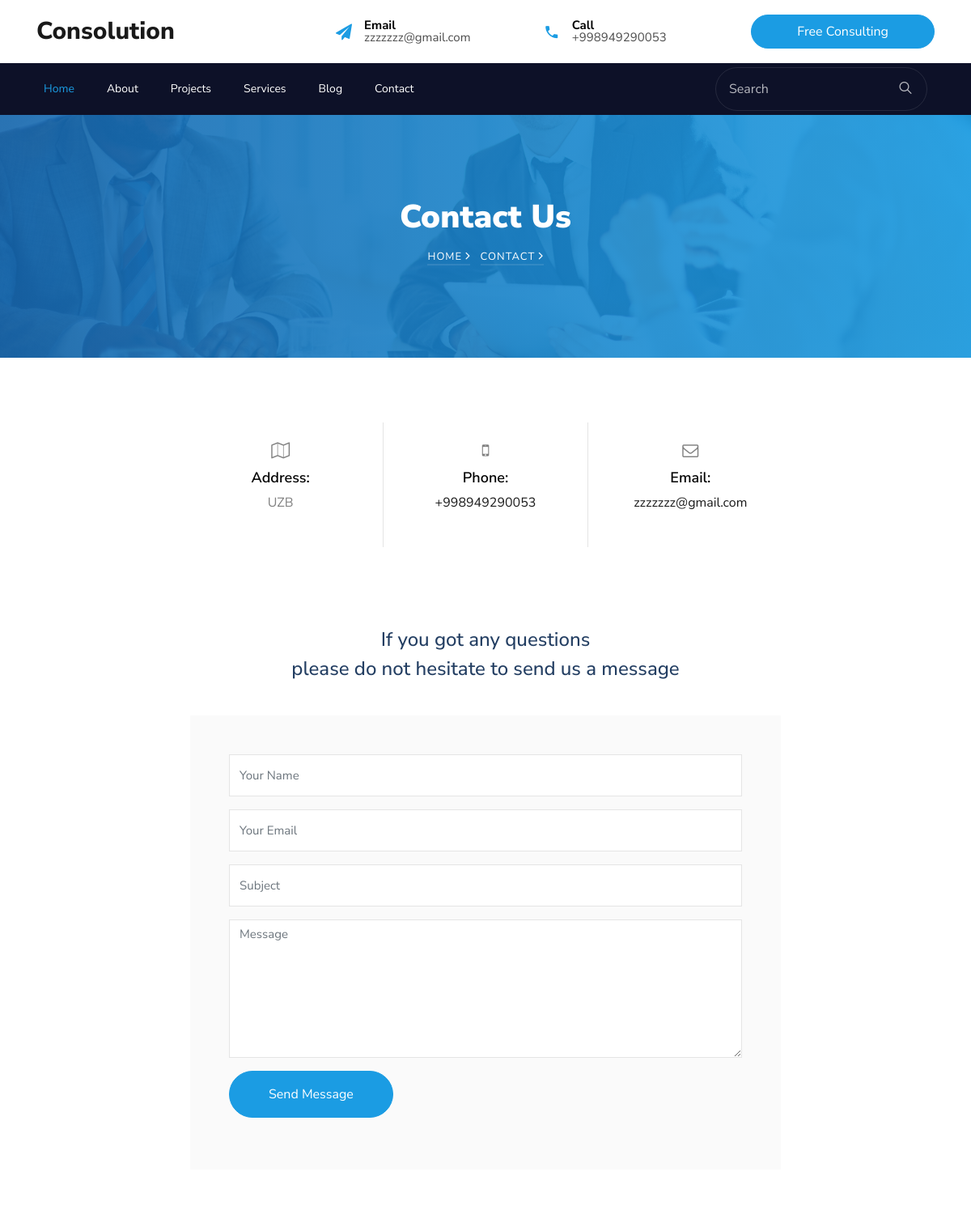
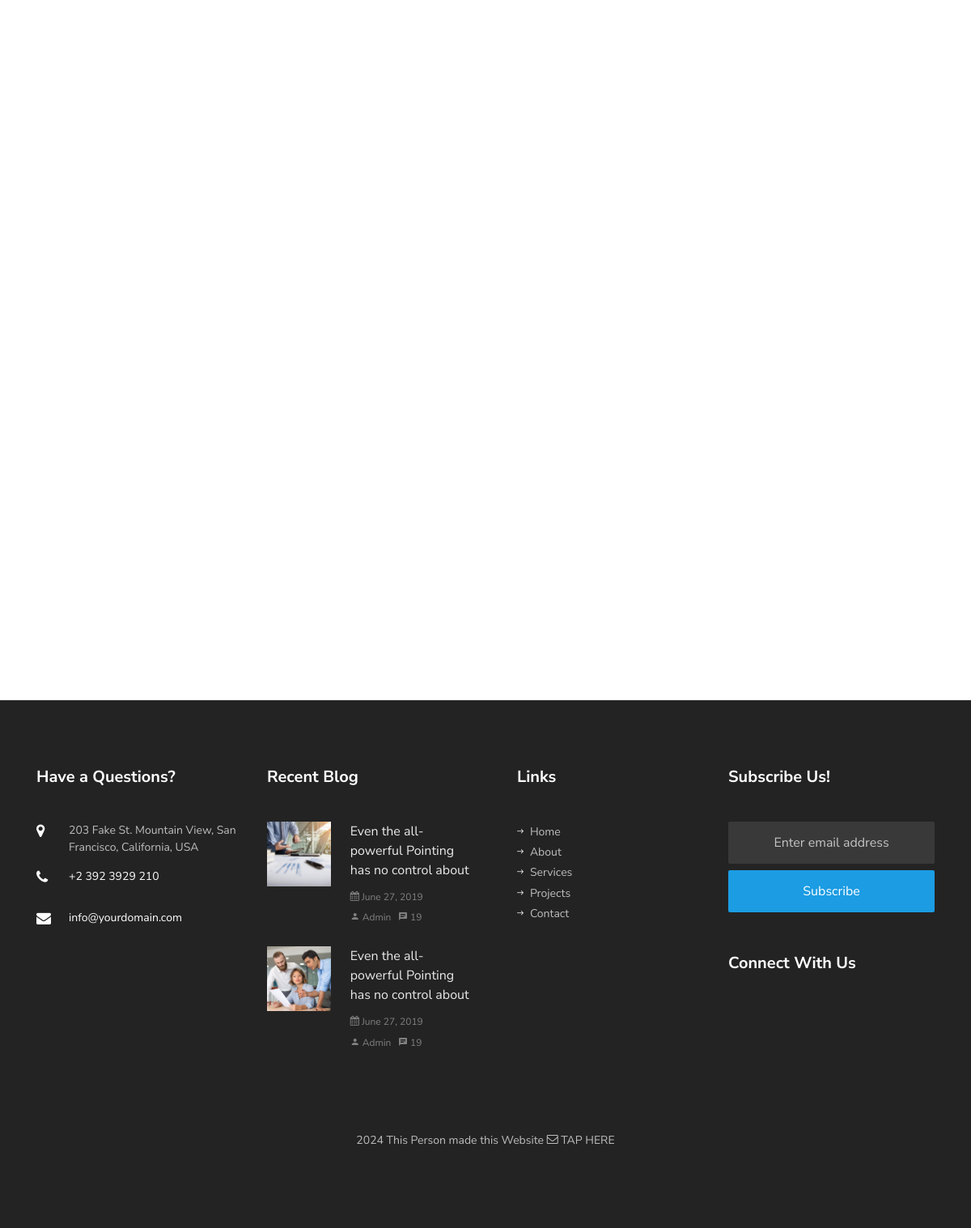
The page /contact.html on the database its author committed (2 pictures, top to bottom).
### app/models.py (models this page shows)
class Contact_info(models.Model):
    location = models.CharField(max_length=500, default='UZB')
    name = models.CharField(max_length=100)
    email = models.EmailField()
    number = models.CharField(max_length=100)

### app/views.py (the view)
# urls.py: path('contact.html', contact, name='contact')
def contact(request):
    contact_info = Contact_info.objects.last()
    return render(request, 'contact.html', {'contact_info':contact_info})

### template/contact.html (shortened to what this page needs)
{% load bootstrap5 %}
{% load static %}
{% block content %}
<!DOCTYPE html>
<html lang="en">
  <head>
    <link rel="stylesheet" href="{% static 'css/open-iconic-bootstrap.min.css' %}">
    <link rel="stylesheet" href="{% static 'css/animate.css' %}">
    <link rel="stylesheet" href="{% static 'css/owl.carousel.min.css' %}">
    <link rel="stylesheet" href="{% static 'css/owl.theme.default.min.css' %}">
    <link rel="stylesheet" href="{% static 'css/magnific-popup.css' %}">
    <link rel="stylesheet" href="{% static 'css/aos.css' %}">
    <link rel="stylesheet" href="{% static 'css/ionicons.min.css' %}">
    <link rel="stylesheet" href="{% static 'css/flaticon.css' %}">
    <link rel="stylesheet" href="{% static 'css/icomoon.css' %}">
    <link rel="stylesheet" href="{% static 'css/style.css' %}">
  </head>
  <body>
	  <div class="bg-top navbar-light">
    	<div class="container">
    		<div class="row no-gutters d-flex align-items-center align-items-stretch">
    			<div class="col-md-4 d-flex align-items-center py-4">
    				<a class="navbar-brand" href="index.html">{{contact_info.name}}</a>
    			</div>
	    		<div class="col-lg-8 d-block">
		    		<div class="row d-flex">
					    <div class="col-md d-flex topper align-items-center align-items-stretch py-md-4">
					    	<div class="icon d-flex justify-content-center align-items-center"><span class="icon-paper-plane"></span></div>
					    	<div class="text">
					    		<span>Email</span>
						    	<span>{{ contact_info.email }}</span>
						    </div>
					    </div>
					    <div class="col-md d-flex topper align-items-center align-items-stretch py-md-4">
					    	<div class="icon d-flex justify-content-center align-items-center"><span class="icon-phone2"></span></div>
						    <div class="text">
						    	<span>Call</span>
						    	<span>{{ contact_info.number }}</span>
						    </div>
					    </div>
					    <div class="col-md topper d-flex align-items-center justify-content-end">
					    	<p class="mb-0 d-block">
					    		<a href="{{ about.link }}" class="btn py-2 px-3 btn-primary">
					    			<span>Free Consulting</span>
					    		</a>
					    	</p>
					    </div>
				    </div>
			    </div>
		    </div>
		  </div>
    </div>
	  <nav class="navbar navbar-expand-lg navbar-dark bg-dark ftco-navbar-light" id="ftco-navbar">
	    <div class="container d-flex align-items-center px-4">
	      <form action="#" class="searchform order-lg-last">
          <div class="form-group d-flex">
            <input type="text" class="form-control pl-3" placeholder="Search">
            <button type="submit" placeholder="" class="form-control search"><span class="ion-ios-search"></span></button>
          </div>
        </form>
	      <div class="collapse navbar-collapse" id="ftco-nav">
	        <ul class="navbar-nav mr-auto">
	        	<li class="nav-item active"><a href="{% url 'home' %}" class="nav-link pl-0">Home</a></li>
	        	<li class="nav-item"><a href="{% url 'about' %}" class="nav-link">About</a></li>
	        	<li class="nav-item"><a href="{% url 'project' %}" class="nav-link">Projects</a></li>
	        	<li class="nav-item"><a href="{% url 'servis' %}" class="nav-link">Services</a></li>
	        	<li class="nav-item"><a href="{% url 'blog' %}" class="nav-link">Blog</a></li>
	          <li class="nav-item"><a href="{% url 'contact' %}" class="nav-link">Contact</a></li>
	        </ul>
	      </div>
	    </div>
	  </nav>
    <section class="hero-wrap hero-wrap-2" style="background-image: url('static/images/bg_1.jpg');">
      <div class="overlay"></div>
      <div class="container">
        <div class="row no-gutters slider-text align-items-center justify-content-center">
          <div class="col-md-9 ftco-animate text-center">
            <h1 class="mb-2 bread">Contact Us</h1>
            <p class="breadcrumbs"><span class="mr-2"><a href="index.html">Home <i class="ion-ios-arrow-forward"></i></a></span> <span>Contact <i class="ion-ios-arrow-forward"></i></span></p>
          </div>
        </div>
      </div>
    </section>
    <section class="ftco-section contact-section">
      <div class="container">
        <div class="row d-flex mb-5 contact-info justify-content-center">
        	<div class="col-md-8">
        		<div class="row mb-5">
		          <div class="col-md-4 text-center py-4">
		          	<div class="icon">
		          		<span class="icon-map-o"></span>
		          	</div>
		            <p><span>Address:</span> {{ contact_info.location }}</p>
		          </div>
		          <div class="col-md-4 text-center border-height py-4">
		          	<div class="icon">
		          		<span class="icon-mobile-phone"></span>
		          	</div>
		            <p><span>Phone:</span> <a href="tel://1234567920">{{ contact_info.number }}</a></p>
		          </div>
		          <div class="col-md-4 text-center py-4">
		          	<div class="icon">
		          		<span class="icon-envelope-o"></span>
		          	</div>
		            <p><span>Email:</span> <a href="mailto:info@yoursite.com">{{ contact_info.email }}</a></p>
		          </div>
		        </div>
          </div>
        </div>
        <div class="row block-9 justify-content-center mb-5">
          <div class="col-md-8 mb-md-5">
          	<h2 class="text-center">If you got any questions <br>please do not hesitate to send us a message</h2>
            <form action="#" method="post" class="bg-light p-5 contact-form">
              <div class="form-group">
                <input  name="name" type="text" class="form-control" placeholder="Your Name">
              </div>
              <div class="form-group">
                <input name="email" type="text" class="form-control" placeholder="Your Email">
              </div>
              <div class="form-group">
                <input name="subject" type="text" class="form-control" placeholder="Subject">
              </div>
              <div class="form-group">
                <textarea name="message"  cols="30" rows="7" class="form-control" placeholder="Message"></textarea>
              </div>
              <div class="form-group">
                <input type="submit" value="Send Message" class="btn btn-primary py-3 px-5">
              </div>
            </form>
          </div>
        </div>
      </div>
    </section>
    <section class="ftco-section ftco-no-pb ftco-no-pt">
    	<div class="container-fluid px-0">
    		<div class="row justify-content-center">
        	<div class="col-md-12">
        		<div id="map" class="bg-white"></div>
        	</div>
        </div>
    	</div>
    </section>
    <footer class="ftco-footer ftco-bg-dark ftco-section">
      <div class="container">
        <div class="row mb-5">
          <div class="col-md-6 col-lg-3">
            <div class="ftco-footer-widget mb-5">
            	<h2 class="ftco-heading-2">Have a Questions?</h2>
            	<div class="block-23 mb-3">
	              <ul>
	                <li><span class="icon icon-map-marker"></span><span class="text">203 Fake St. Mountain View, San Francisco, California, USA</span></li>
	                <li><a href="#"><span class="icon icon-phone"></span><span class="text">+2 392 3929 210</span></a></li>
	                <li><a href="#"><span class="icon icon-envelope"></span><span class="text">info@yourdomain.com</span></a></li>
	              </ul>
	            </div>
            </div>
          </div>
          <div class="col-md-6 col-lg-3">
            <div class="ftco-footer-widget mb-5">
              <h2 class="ftco-heading-2">Recent Blog</h2>
              <div class="block-21 mb-4 d-flex">
                <a class="blog-img mr-4" style="background-image: url(static/images/image_1.jpg);"></a>
                <div class="text">
                  <h3 class="heading"><a href="#">Even the all-powerful Pointing has no control about</a></h3>
                  <div class="meta">
                    <div><a href="#"><span class="icon-calendar"></span> June 27, 2019</a></div>
                    <div><a href="#"><span class="icon-person"></span> Admin</a></div>
                    <div><a href="#"><span class="icon-chat"></span> 19</a></div>
                  </div>
                </div>
              </div>
              <div class="block-21 mb-5 d-flex">
                <a class="blog-img mr-4" style="background-image: url(static/images/image_2.jpg);"></a>
                <div class="text">
                  <h3 class="heading"><a href="#">Even the all-powerful Pointing has no control about</a></h3>
                  <div class="meta">
                    <div><a href="#"><span class="icon-calendar"></span> June 27, 2019</a></div>
                    <div><a href="#"><span class="icon-person"></span> Admin</a></div>
                    <div><a href="#"><span class="icon-chat"></span> 19</a></div>
                  </div>
                </div>
              </div>
            </div>
          </div>
          <div class="col-md-6 col-lg-3">
            <div class="ftco-footer-widget mb-5 ml-md-4">
              <h2 class="ftco-heading-2">Links</h2>
              <ul class="list-unstyled">
                <li><a href="#"><span class="ion-ios-arrow-round-forward mr-2"></span>Home</a></li>
                <li><a href="#"><span class="ion-ios-arrow-round-forward mr-2"></span>About</a></li>
                <li><a href="#"><span class="ion-ios-arrow-round-forward mr-2"></span>Services</a></li>
                <li><a href="#"><span class="ion-ios-arrow-round-forward mr-2"></span>Projects</a></li>
                <li><a href="#"><span class="ion-ios-arrow-round-forward mr-2"></span>Contact</a></li>
              </ul>
            </div>
          </div>
          <div class="col-md-6 col-lg-3">
            <div class="ftco-footer-widget mb-5">
            	<h2 class="ftco-heading-2">Subscribe Us!</h2>
              <form action="#" class="subscribe-form">
                <div class="form-group">
                  <input type="text" class="form-control mb-2 text-center" placeholder="Enter email address">
                  <input type="submit" value="Subscribe" class="form-control submit px-3">
                </div>
              </form>
            </div>
            <div class="ftco-footer-widget mb-5">
            	<h2 class="ftco-heading-2 mb-0">Connect With Us</h2>
            	<ul class="ftco-footer-social list-unstyled float-md-left float-lft mt-3">
              </ul>
            </div>
          </div>
        </div>
        <div class="row">
          <div class="col-md-12 text-center">
            <p>
  <script>document.write(new Date().getFullYear());</script> This Person made this Website <i class="icon-envelope-o" aria-hidden="true"></i><a href="https://fayzi.pythonanywhere.com/" target="_blank"> TAP HERE</a>
  </p>
          </div>
        </div>
      </div>
    </footer>
  </body>
</html>
{% endblock %}

### static/css/icomoon.css (style rules this page uses)
[class^="icon-"], [class*=" icon-"] { font-family: 'icomoon' !important; speak: none; font-style: normal; font-weight: normal; font-variant: normal; text-transform: none; line-height: 1; -webkit-font-smoothing: antialiased; -moz-osx-font-smoothing: grayscale; }
.icon-envelope-o:before { content: "\f003"; }
.icon-map-marker:before { content: "\f041"; }
.icon-calendar:before { content: "\f073"; }
.icon-phone:before { content: "\f095"; }
.icon-envelope:before { content: "\f0e0"; }
.icon-mobile-phone:before { content: "\f10b"; }
.icon-paper-plane:before { content: "\f1d8"; }
.icon-map-o:before { content: "\f278"; }
.icon-phone2:before { content: "\e0cd"; }
.icon-chat:before { content: "\e0b7"; }
.icon-person:before { content: "\e7fd"; }

### rows shown on the page
Contact_info: name "Consolution", email "zzzzzzz@gmail.com", number "+998949290053", location "UZB"
